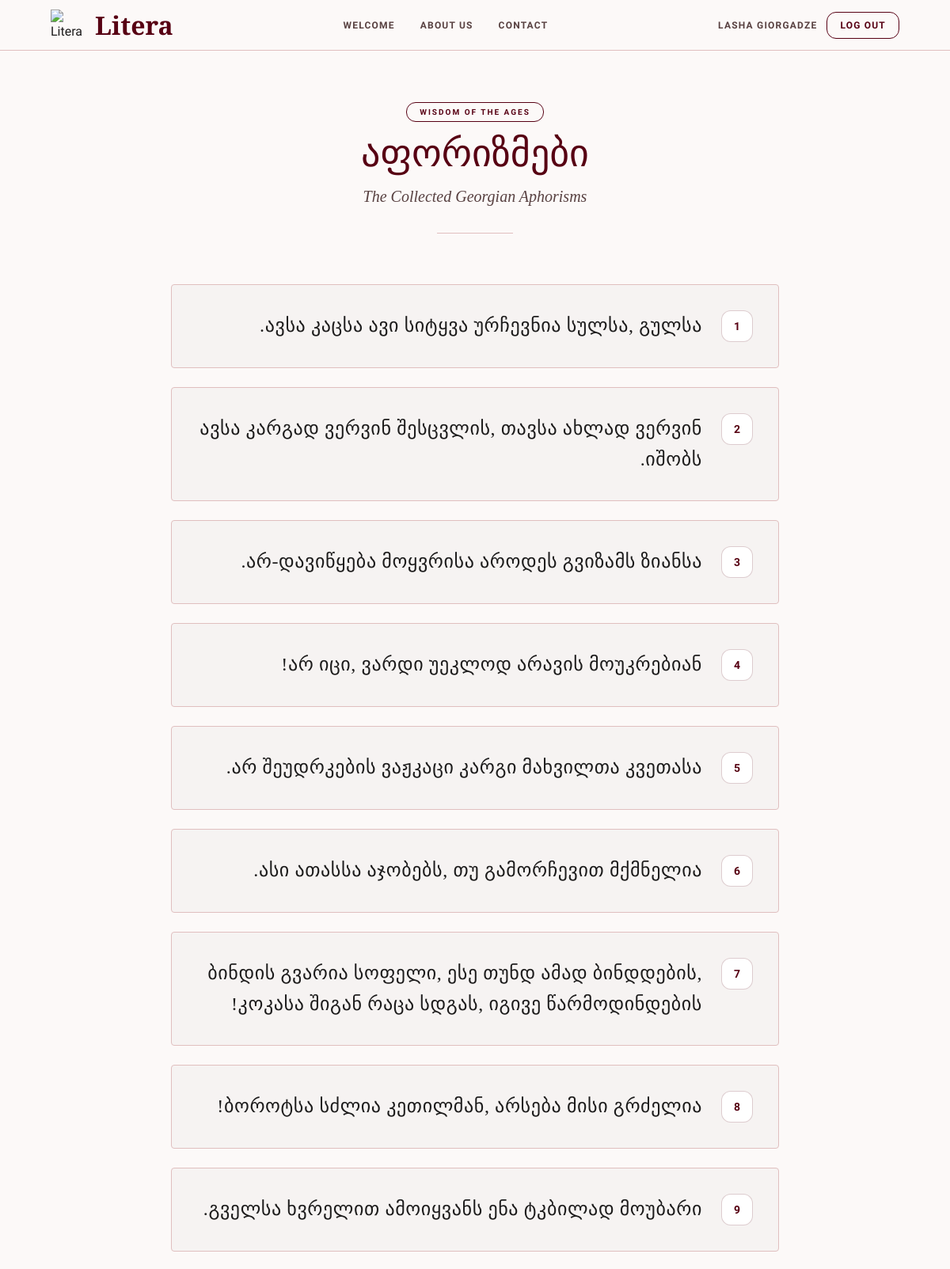
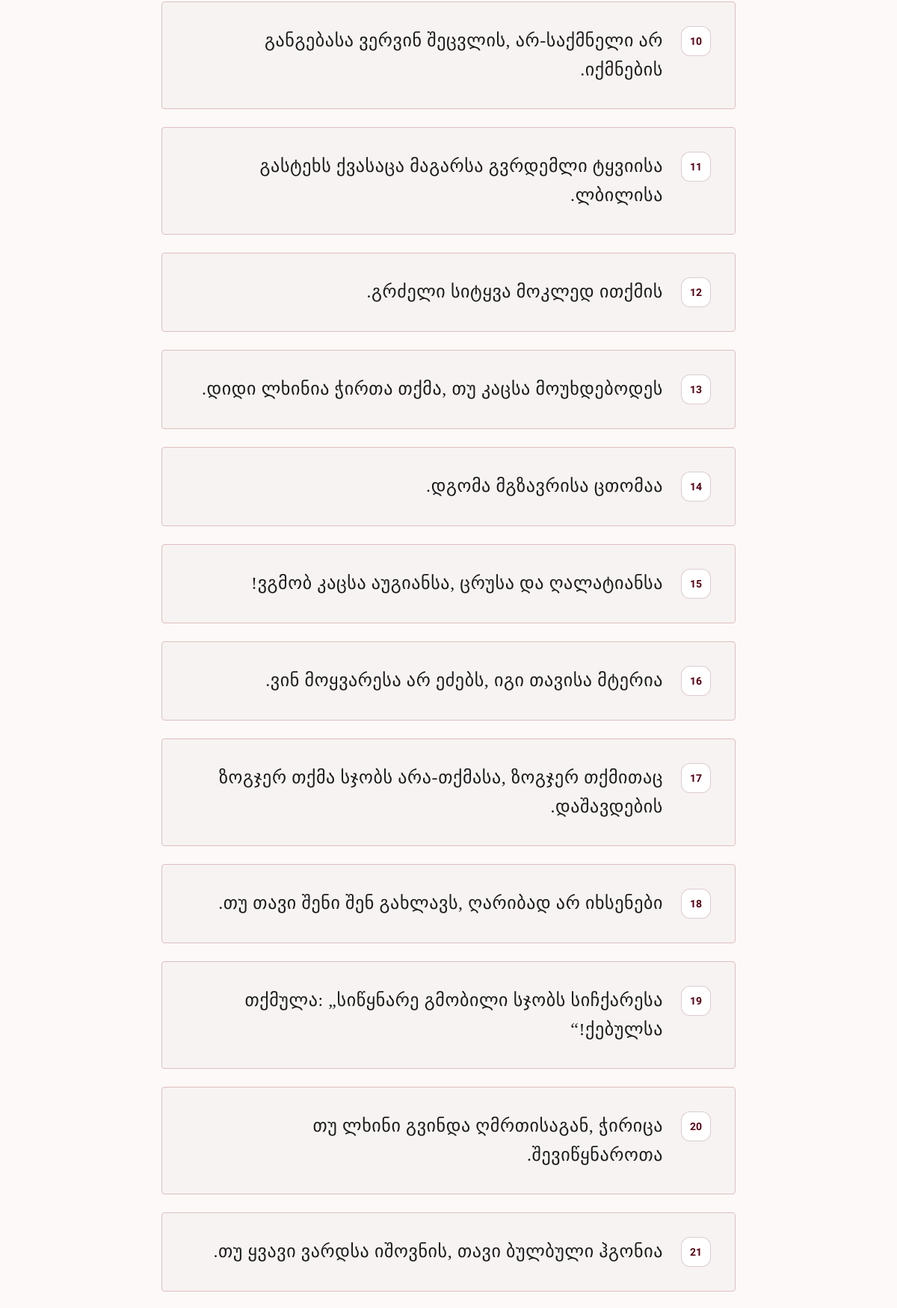
The page /aphorisms (signed in, upper part) on the database its author committed (2 pictures, top to bottom).
### models.py (models this page shows, shortened)
class User(UserMixin, db.Model):
    __tablename__ = 'users'
    id = db.Column(db.Integer, primary_key=True)
    full_name = db.Column(db.String(120), nullable=False)
    email = db.Column(db.String(255), nullable=False, unique=True, index=True)
    password_hash = db.Column(db.String(255), nullable=False)
    grade = db.Column(db.String(32), nullable=True)
    created_at = db.Column(db.DateTime, default=datetime.utcnow)

class Aphorism(db.Model):
    __tablename__ = 'aphorisms'
    id = db.Column(db.Integer, primary_key=True)
    text = db.Column(db.Text, nullable=False, unique=True)
    created_at = db.Column(db.DateTime, default=datetime.utcnow)

### app.py (the view)
@app.route('/aphorisms')
def aphorisms():
    all_aphorisms = Aphorism.query.all()
    return render_template('aphorisms.html', aphorisms=all_aphorisms)

### app.py (called while the page is built)
@login_manager.user_loader
def load_user(user_id):
    return db.session.get(User, int(user_id))

### templates/aphorisms.html (shortened to what this page needs)
{% extends "base.html" %}
{% block body_class %}bg-surface font-body-md text-on-surface parchment-texture overflow-x-hidden min-h-screen flex flex-col{% endblock %}
{% block content %}
<main class="flex-grow pt-32 pb-section-gap px-margin-mobile md:px-gutter">
<div class="max-w-3xl mx-auto">
<div class="text-center mb-16">
<span class="inline-block px-4 py-1 rounded-full border border-primary text-primary text-[10px] uppercase tracking-[0.2em] mb-4 font-bold">Wisdom of the Ages</span>
<h1 class="font-display-lg text-4xl md:text-5xl text-primary mb-4 leading-tight">აფორიზმები</h1>
<p class="font-headline-sm text-xl text-on-surface-variant italic">The Collected Georgian Aphorisms</p>
<div class="w-24 h-px bg-outline-variant mx-auto mt-8"></div>
</div>
<div class="space-y-6">
            {% for aphorism in aphorisms %}
            <div class="aphorism-card bg-surface-container-low border border-outline-variant p-8 rounded-lg relative overflow-hidden group">
<div class="flex flex-row-reverse items-start gap-6">
<div class="flex-shrink-0">
<div class="w-10 h-10 border border-primary/20 rounded-full flex items-center justify-center text-primary font-bold text-sm bg-white group-hover:bg-primary group-hover:text-white transition-colors duration-300">
                            {{ loop.index }}
                        </div>
</div>
<div class="flex-grow text-right" dir="rtl">
<p class="font-aphorism text-2xl text-on-surface leading-relaxed tracking-wide">
                            {{ aphorism.text }}
                        </p>
</div>
</div>
</div>
            {% endfor %}
        </div>
</div>
</main>
{% endblock %}

### templates/base.html (shortened to what this page needs)
<!DOCTYPE html>
<html class="scroll-smooth" lang="ka">
<head>
<script src="https://cdn.tailwindcss.com?plugins=forms,container-queries"></script>
<script id="tailwind-config">
tailwind.config = {
  darkMode: "class",
  theme: {
    extend: {
      colors: {
        "outline-variant": "#e0bfbf",
        "on-tertiary-fixed": "#241a00",
        "tertiary-fixed": "#ffe088",
        "outline": "#8c7071",
        "inverse-primary": "#ffb3b5",
        "on-primary": "#ffffff",
        "surface-container-low": "#f6f3f2",
        "on-tertiary-fixed-variant": "#574500",
        "on-surface": "#1c1b1b",
        "secondary-fixed": "#e4e2de",
        "surface-variant": "#e5e2e1",
        "error": "#ba1a1a",
        "surface-container-highest": "#e5e2e1",
        "secondary-fixed-dim": "#c8c6c3",
        "inverse-surface": "#313030",
        "on-tertiary": "#ffffff",
        "on-tertiary-container": "#4f3d00",
        "surface-container-lowest": "#ffffff",
        "on-background": "#1c1b1b",
        "tertiary": "#735c00",
        "surface-tint": "#af2b3e",
        "surface": "#fcf9f8",
        "on-error": "#ffffff",
        "on-primary-container": "#ff828a",
        "surface-bright": "#fcf9f8",
        "primary-container": "#800020",
        "tertiary-fixed-dim": "#e9c349",
        "crimson-dark": "#5B0016",
        "inverse-on-surface": "#f3f0ef",
        "surface-dim": "#dcd9d9",
        "on-secondary-fixed-variant": "#474744",
        "secondary-container": "#e1dfdc",
        "on-surface-variant": "#584141",
        "surface-container-high": "#eae7e7",
        "on-secondary": "#ffffff",
        "on-error-container": "#93000a",
        "surface-container": "#f0eded",
        "parchment-deep": "#F5F1E6",
        "primary": "#570013",
        "secondary": "#5e5e5c",
        "tertiary-container": "#cca730",
        "on-primary-fixed": "#40000b",
        "error-container": "#ffdad6",
        "charcoal-muted": "#333333",
        "primary-fixed": "#ffdada",
        "on-primary-fixed-variant": "#8e0f28",
        "background": "#fcf9f8",
        "on-secondary-container": "#636360",
        "on-secondary-fixed": "#1b1c1a",
        "primary-fixed-dim": "#ffb3b5"
      },
      borderRadius: {
        "DEFAULT": "0.125rem",
        "lg": "0.25rem",
        "xl": "0.5rem",
        "full": "0.75rem"
      },
      spacing: {
        "unit": "8px",
        "section-gap": "64px",
        "margin-mobile": "16px",
        "gutter": "24px",
        "container-max": "1120px"
      },
      fontFamily: {
        "body-lg": ["Hanken Grotesk", "sans-serif"],
        "headline-md": ["EB Garamond", "serif"],
        "headline-sm": ["EB Garamond", "serif"],
        "display-lg-mobile": ["EB Garamond", "serif"],
        "display-lg": ["EB Garamond", "serif"],
        "body-md": ["Hanken Grotesk", "sans-serif"],
        "quote-display": ["EB Garamond", "serif"],
        "label-caps": ["Hanken Grotesk", "sans-serif"],
        "aphorism": ["EB Garamond", "serif"]
      },
      fontSize: {
        "body-lg": ["18px", {"lineHeight": "28px", "fontWeight": "400"}],
        "headline-md": ["32px", {"lineHeight": "40px", "fontWeight": "500"}],
        "headline-sm": ["24px", {"lineHeight": "32px", "fontWeight": "500"}],
        "display-lg-mobile": ["36px", {"lineHeight": "44px", "fontWeight": "600"}],
        "display-lg": ["48px", {"lineHeight": "56px", "letterSpacing": "-0.02em", "fontWeight": "600"}],
        "body-md": ["16px", {"lineHeight": "24px", "fontWeight": "400"}],
        "quote-display": ["22px", {"lineHeight": "32px", "fontWeight": "400"}],
        "label-caps": ["12px", {"lineHeight": "16px", "letterSpacing": "0.1em", "fontWeight": "600"}]
      }
    }
  }
}
</script>
<link rel="stylesheet" href="{{ url_for('static', filename='styles.css') }}">
</head>
<body class="{% block body_class %}bg-surface font-body-md text-on-surface parchment-texture overflow-x-hidden min-h-screen flex flex-col{% endblock %}">
<nav class="fixed top-0 w-full z-50 bg-surface dark:bg-surface-container border-b border-outline-variant dark:border-outline h-16 transition-all duration-300" id="main-nav">
  <div class="flex justify-between items-center px-margin-mobile md:px-gutter max-w-container-max mx-auto h-full">
    <a href="{{ url_for('index') }}" class="flex items-center gap-4">
      <img alt="Litera Logo" class="h-10 w-10 object-contain" src="https://lh3.googleusercontent.com/aida-public/AB6AXuBt4Mtm05UqujbJUN23Da9ygLKiLWNVQJJcnSKEG4m_FvvmFkxfVN7itcHfygzIlJyOEATee4stzNmDreSvKXpux73SKwPsJxB9cA4nHAqrkK5zNQ2K74Zty0IJlZxWHuHA1gqhHW6Nxf6nax0itULH1Y3zKYgsLbFAJvO8WwIPzFW1yg4Kp_iFkgdHIEwXPp1OBM43QQH2ToVskSq1_TEQ0OLeCRDqUI7mPjh8mAfRJ2rP84K3eucGzghpPkMHHGF7Me6aNFhV3fCj">
      <span class="font-headline-md text-headline-md font-bold text-primary dark:text-on-primary-container">Litera</span>
    </a>
    <div class="hidden md:flex items-center gap-8">
      <a class="font-label-caps text-label-caps uppercase tracking-widest transition-colors duration-200 {% if request.endpoint == 'index' %}text-primary font-bold border-b-2 border-primary py-1{% else %}text-on-surface-variant hover:text-primary-fixed-dim{% endif %}" href="{{ url_for('index') }}">Welcome</a>
      <a class="font-label-caps text-label-caps uppercase tracking-widest transition-colors duration-200 {% if request.endpoint == 'about' %}text-primary font-bold border-b-2 border-primary py-1{% else %}text-on-surface-variant hover:text-primary-fixed-dim{% endif %}" href="{{ url_for('about') }}">About Us</a>
      <a class="font-label-caps text-label-caps uppercase tracking-widest transition-colors duration-200 {% if request.endpoint == 'contact' %}text-primary font-bold border-b-2 border-primary py-1{% else %}text-on-surface-variant hover:text-primary-fixed-dim{% endif %}" href="{{ url_for('contact') }}">Contact</a>
    </div>
    <div class="flex items-center gap-3">
      {% if current_user.is_authenticated %}
        <span class="hidden sm:inline font-label-caps text-label-caps text-on-surface-variant uppercase tracking-widest">{{ current_user.full_name }}</span>
        <a href="{{ url_for('logout') }}" class="border border-primary text-primary px-4 py-2 rounded-full font-label-caps text-label-caps uppercase tracking-widest font-bold hover:bg-primary hover:text-on-primary transition-all duration-300">
          Log Out
        </a>
      {% endif %}
    </div>
  </div>
</nav>
{% block content %}{% endblock %}
</body>
</html>

### static/styles.css (style rules this page uses)
body { background-color: #fcf9f8; color: #1c1b1b; -webkit-font-smoothing: antialiased; }
.parchment-texture { background-image: url("https://www.transparenttextures.com/patterns/p6.png"); }
.aphorism-card { transition: all 0.3s cubic-bezier(0.4, 0, 0.2, 1); }

### rows shown on the page
User: full_name "LASHA GIORGADZE"
Aphorism: text "ავსა კაცსა ავი სიტყვა ურჩევნია სულსა, გულსა."
Aphorism: text "ავსა კარგად ვერვინ შესცვლის, თავსა ახლად ვერვინ იშობს."
Aphorism: text "არ-დავიწყება მოყვრისა აროდეს გვიზამს ზიანსა."
Aphorism: text "არ იცი, ვარდი უეკლოდ არავის მოუკრებიან!"
Aphorism: text "არ შეუდრკების ვაჟკაცი კარგი მახვილთა კვეთასა."
Aphorism: text "ასი ათასსა აჯობებს, თუ გამორჩევით მქმნელია."
Aphorism: text "ბინდის გვარია სოფელი, ესე თუნდ ამად ბინდდების, კოკასა შიგან რაცა სდგას, იგივე წარმოდინდების!"
Aphorism: text "ბოროტსა სძლია კეთილმან, არსება მისი გრძელია!"
Aphorism: text "გველსა ხვრელით ამოიყვანს ენა ტკბილად მოუბარი."
Aphorism: text "განგებასა ვერვინ შეცვლის, არ-საქმნელი არ იქმნების."
Aphorism: text "გასტეხს ქვასაცა მაგარსა გვრდემლი ტყვიისა ლბილისა."
Aphorism: text "გრძელი სიტყვა მოკლედ ითქმის."
Aphorism: text "დიდი ლხინია ჭირთა თქმა, თუ კაცსა მოუხდებოდეს."
Aphorism: text "დგომა მგზავრისა ცთომაა."
Aphorism: text "ვგმობ კაცსა აუგიანსა, ცრუსა და ღალატიანსა!"
Aphorism: text "ვინ მოყვარესა არ ეძებს, იგი თავისა მტერია."
Aphorism: text "ზოგჯერ თქმა სჯობს არა-თქმასა, ზოგჯერ თქმითაც დაშავდების."
Aphorism: text "თუ თავი შენი შენ გახლავს, ღარიბად არ იხსენები."
Aphorism: text "თქმულა: „სიწყნარე გმობილი სჯობს სიჩქარესა ქებულსა!“"
Aphorism: text "თუ ლხინი გვინდა ღმრთისაგან, ჭირიცა შევიწყნაროთა."
Aphorism: text "თუ ყვავი ვარდსა იშოვნის, თავი ბულბული ჰგონია."
